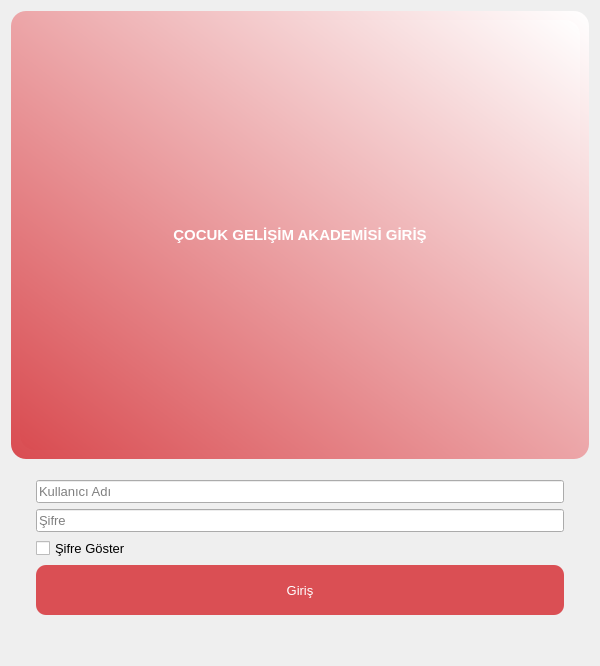
<?xml version="1.0" encoding="UTF-8"?>
<ui version="4.0">
 <class>Form_login</class>
 <widget class="QWidget" name="Form_login">
  <property name="geometry">
   <rect>
    <x>0</x>
    <y>0</y>
    <width>600</width>
    <height>666</height>
   </rect>
  </property>
  <property name="minimumSize">
   <size>
    <width>300</width>
    <height>300</height>
   </size>
  </property>
  <property name="maximumSize">
   <size>
    <width>600</width>
    <height>800</height>
   </size>
  </property>
  <property name="windowTitle">
   <string>Giriş Ekranı</string>
  </property>
  <layout class="QVBoxLayout" name="verticalLayout_3">
   <item>
    <widget class="QWidget" name="widget" native="true">
     <property name="styleSheet">
      <string notr="true">background-color: qlineargradient(spread:reflect, x1:0, y1:1, x2:1, y2:0, stop:0 rgba(217, 76, 81, 255), stop:1 rgba(255, 255, 255, 255));
border-radius:15px;</string>
     </property>
     <layout class="QVBoxLayout" name="verticalLayout">
      <item>
       <widget class="QLabel" name="label">
        <property name="font">
         <font>
          <family>Segoe UI</family>
          <pointsize>11</pointsize>
          <weight>75</weight>
          <bold>true</bold>
         </font>
        </property>
        <property name="styleSheet">
         <string notr="true">color: rgb(255, 255, 255);</string>
        </property>
        <property name="text">
         <string>ÇOCUK GELİŞİM AKADEMİSİ GİRİŞ</string>
        </property>
        <property name="alignment">
         <set>Qt::AlignCenter</set>
        </property>
       </widget>
      </item>
     </layout>
    </widget>
   </item>
   <item>
    <layout class="QVBoxLayout" name="verticalLayout_2">
     <property name="leftMargin">
      <number>25</number>
     </property>
     <property name="topMargin">
      <number>15</number>
     </property>
     <property name="rightMargin">
      <number>25</number>
     </property>
     <property name="bottomMargin">
      <number>40</number>
     </property>
     <item>
      <widget class="QLineEdit" name="lineEdit_username">
       <property name="font">
        <font>
         <pointsize>10</pointsize>
        </font>
       </property>
       <property name="placeholderText">
        <string>Kullanıcı Adı</string>
       </property>
      </widget>
     </item>
     <item>
      <widget class="QLineEdit" name="lineEdit_password">
       <property name="font">
        <font>
         <pointsize>10</pointsize>
        </font>
       </property>
       <property name="echoMode">
        <enum>QLineEdit::Password</enum>
       </property>
       <property name="placeholderText">
        <string>Şifre</string>
       </property>
      </widget>
     </item>
     <item>
      <widget class="QCheckBox" name="cb_show_pwd">
       <property name="font">
        <font>
         <pointsize>10</pointsize>
        </font>
       </property>
       <property name="text">
        <string>Şifre Göster</string>
       </property>
      </widget>
     </item>
     <item>
      <widget class="QPushButton" name="pushButton_login">
       <property name="minimumSize">
        <size>
         <width>20</width>
         <height>50</height>
        </size>
       </property>
       <property name="font">
        <font>
         <pointsize>10</pointsize>
        </font>
       </property>
       <property name="styleSheet">
        <string notr="true">background-color: rgb(218, 79, 84);
color: rgb(255, 255, 255);
border-radius:10px;</string>
       </property>
       <property name="text">
        <string>Giriş</string>
       </property>
      </widget>
     </item>
    </layout>
   </item>
  </layout>
 </widget>
 <resources/>
 <connections/>
</ui>
